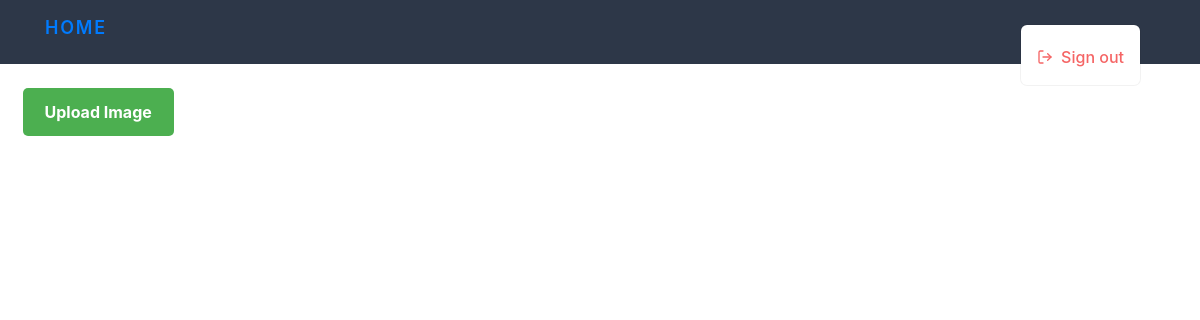
The app's page / (signed in), older data.
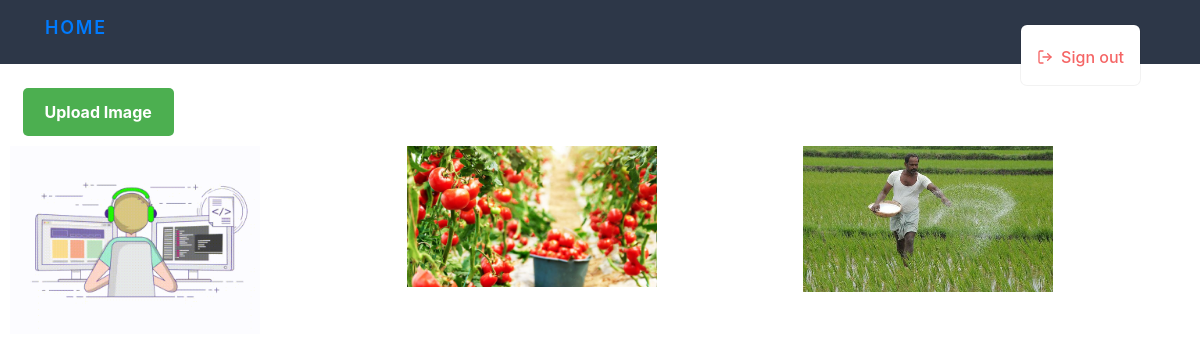
The same page, newer data.
### webapp/models.py (models this page shows)
class Image(models.Model):
    user = models.ForeignKey(User, on_delete=models.CASCADE)
    image = models.ImageField(upload_to='images/')
    uploaded_at = models.DateTimeField(auto_now_add=True)

### webapp/views.py (the view)
# urls.py: 2. Add a URL to urlpatterns:  path('', views.home, name='home')
def home(request):
    if request.user.is_authenticated:
        images=Image.objects.filter(user__username=request.user)
        return render(request, 'home.html',{'images':images})
    else:
        return redirect('auth_view')

### webapp/templates/home.html (shortened to what this page needs)
{% load static %}
<!DOCTYPE html>
<html lang="en">
<head>
    <link rel="stylesheet" href="https://cdnjs.cloudflare.com/ajax/libs/tailwindcss/1.2.0/tailwind.min.css">
    <link rel="stylesheet" href="https://cdn.jsdelivr.net/npm/bootstrap@4.0.0/dist/css/bootstrap.min.css">
</head>
<body class="antialiased bg-white">
    <div>
        <nav x-data="{ open: false }" @keydown.window.escape="open = false" class="bg-gray-800">
            <div class="container px-6 mx-auto lg:px-8">
                <div class="flex items-center justify-between h-16">
                    <div class="flex items-center justify-between flex-grow">
                        <div class="flex-shrink-0">
                            <h1 class="text-lg font-semibold tracking-widest text-white uppercase">
                                <a href="#">Home</a>
                            </h1>
                        </div>
                        <div class="hidden lg:block">
                            <div class="flex items-center">
                                <div class="container px-6 mx-auto">
                                    <div x-data="{ open: false }" class="py-4 border-t border-gray-700">
                                        {% if user.is_authenticated %}
                                        <div x-show="open" @click.away="open = false" class="py-2 mt-4 bg-white rounded-md shadow-xs" role="menu" aria-orientation="vertical" aria-labelledby="user-menu" role="menuitem">
                                            <a href="{% url 'logout_view' %}" class="flex flex-row items-center px-3 py-2 mt-1 text-base font-medium text-red-500 rounded-md hover:text-red-700 hover:bg-red-200 focus:outline-none focus:text-red-700 focus:bg-red-200" role="menuitem">
                                                <span class="ml-2">Sign out</span>
                                            </a>
                                        </div>
                                        {% else %}
                                        <a href="{% url 'login' %}" class="text-white">Login</a>
                                        {% endif %}
                                    </div>
                                </div>
                            </div>
                        </div>
                    </div>
                </div>
            </div>
        </nav>
        <br>
        <div >
           &nbsp;&nbsp;&nbsp;&nbsp; <button class="btn" type="button" class="btn btn-primary" data-toggle="modal" data-target="#exampleModalCenter">Upload Image</button>
        </div>
    </div>
    <div class="gallery">
        {% for i in images %}
        <img src="{{i.image.url}}" alt="Image 1" style="width: 250px;">
        {% endfor %}
    </div>
</body>
</html>

### webapp/templates/home.html (style rules this page uses)
* { box-sizing: border-box; }
.btn { border: 2px solid transparent; color: white; background-color: #4CAF50; padding: 10px 20px; border-radius: 5px; font-size: 16px; font-weight: bold; transition: all 0.3s ease; cursor: pointer; }
.gallery { display: grid; grid-template-columns: repeat(auto-fit, minmax(250px, 1fr)); gap: 10px; padding: 10px; }
.gallery img { width: 100%; height: auto; }

Row changes from the older to the newer data that the page shows:
added Image: image (placeholder picture)
added Image: image (picture)
added Image: image (picture)
